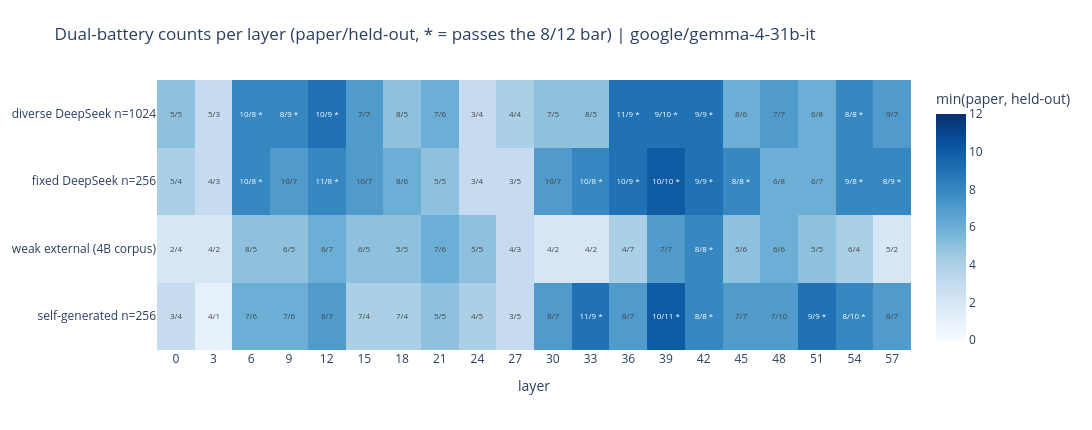

Notebook source saved alongside this figure:
### Markdown cell above
## 3. Detection accuracy per layer (E11's registered R1 read)

**How to read this:** each row is a probe lineage, each column a layer of
gemma-4-31b-it. Cell text is "paper battery / held-out battery" correct
counts out of 12 (target emotion in top 3 under centered cosine). A cell is
outlined when it clears the dual-battery bar (both counts at or above 8).
**What this buys:** the full picture behind the passing-layer headline, so
you can see WHERE each lineage works, not just how often. The diverse arm's
full-corpus grid comes from `e12_diverse_fullcorpus_grid.json`; the other
three rows are E11's frozen grid.

### Code cell
# this cell draws the per-layer dual-battery heatmap for all four probe sets
rows = {
    "self-generated n=256": e11["r1_dual_battery"]["selfgen"]["per_layer"],
    "weak external (4B corpus)": e11["r1_dual_battery"]["weak_external"]["per_layer"],
    "fixed DeepSeek n=256": e11["r1_dual_battery"]["strong_external"]["per_layer"],
    "diverse DeepSeek n=1024": full_grid["r1_dual_battery"]["diverse_deepseek_n1024"]["per_layer"],
}
first_lineage = next(iter(rows.values()))
layers = sorted(int(layer_key) for layer_key in first_lineage)
z, text = [], []
for per_layer in rows.values():
    # (paper, held-out) count pair per layer; keys may be str or int per source JSON
    counts = []
    for layer in layers:
        key = str(layer) if str(layer) in per_layer else layer
        counts.append(per_layer[key])
    z.append([min(paper, held_out) for paper, held_out in counts])
    text.append([
        f"{paper}/{held_out}" + (" *" if paper >= 8 and held_out >= 8 else "")
        for paper, held_out in counts
    ])
fig = go.Figure(go.Heatmap(
    z=z, x=[str(L) for L in layers], y=list(rows), text=text, texttemplate="%{text}",
    colorscale="Blues", zmin=0, zmax=12, colorbar_title="min(paper, held-out)"))
fig.update_layout(
    title=f"Dual-battery counts per layer (paper/held-out, * = passes the 8/12 bar) | {MODEL}",
    xaxis_title="layer", width=1150, height=430, margin=dict(t=80))
fig.show()
for name, r1_src in [("self-generated", e11["r1_dual_battery"]["selfgen"]),
                     ("weak external", e11["r1_dual_battery"]["weak_external"]),
                     ("fixed DeepSeek", e11["r1_dual_battery"]["strong_external"]),
                     ("diverse DeepSeek", full_grid["r1_dual_battery"]["diverse_deepseek_n1024"])]:
    print(f"{name:16s} passing layers: {r1_src['passing_layers']}")

### Figure 1 — Plotly figure (JSON) as saved in the notebook; plotly's stock layout.template omitted (floating-point values rounded to 4 significant figures)
{"data": [{"colorbar": {"title": {"text": "min(paper, held-out)"}}, "colorscale": [[0.0, "rgb(247,251,255)"], [0.125, "rgb(222,235,247)"], [0.25, "rgb(198,219,239)"], [0.375, "rgb(158,202,225)"], [0.5, "rgb(107,174,214)"], [0.625, "rgb(66,146,198)"], [0.75, "rgb(33,113,181)"], [0.875, "rgb(8,81,156)"], [1.0, "rgb(8,48,107)"]], "text": [["3/4", "4/1", "7/6", "7/6", "8/7", "7/4", "7/4", "5/5", "4/5", "3/5", "8/7", "11/9 *", "8/7", "10/11 *", "8/8 *", "7/7", "7/10", "9/9 *", "8/10 *", "8/7"], ["2/4", "4/2", "8/5", "6/5", "6/7", "6/5", "5/5", "7/6", "5/5", "4/3", "4/2", "4/2", "4/7", "7/7", "8/8 *", "5/6", "6/6", "5/5", "6/4", "5/2"], ["5/4", "4/3", "10/8 *", "10/7", "11/8 *", "10/7", "8/6", "5/5", "3/4", "3/5", "10/7", "10/8 *", "10/9 *", "10/10 *", "9/9 *", "8/8 *", "6/8", "6/7", "9/8 *", "8/9 *"], ["5/5", "5/3", "10/8 *", "8/9 *", "10/9 *", "7/7", "8/5", "7/6", "3/4", "4/4", "7/5", "8/5", "11/9 *", "9/10 *", "9/9 *", "8/6", "7/7", "6/8", "8/8 *", "9/7"]], "texttemplate": "%{text}", "type": "heatmap", "x": ["0", "3", "6", "9", "12", "15", "18", "21", "24", "27", "30", "33", "36", "39", "42", "45", "48", "51", "54", "57"], "y": ["self-generated n=256", "weak external (4B corpus)", "fixed DeepSeek n=256", "diverse DeepSeek n=1024"], "z": [[3, 1, 6, 6, 7, 4, 4, 5, 4, 3, 7, 9, 7, 10, 8, 7, 7, 9, 8, 7], [2, 2, 5, 5, 6, 5, 5, 6, 5, 3, 2, 2, 4, 7, 8, 5, 6, 5, 4, 2], [4, 3, 8, 7, 8, 7, 6, 5, 3, 3, 7, 8, 9, 10, 9, 8, 6, 6, 8, 8], [5, 3, 8, 8, 9, 7, 5, 6, 3, 4, 5, 5, 9, 9, 9, 6, 7, 6, 8, 7]], "zmax": 12, "zmin": 0}], "layout": {"height": 430, "margin": {"t": 80}, "title": {"text": "Dual-battery counts per layer (paper/held-out, * = passes the 8/12 bar) | google/gemma-4-31b-it"}, "width": 1150, "xaxis": {"title": {"text": "layer"}}}}
